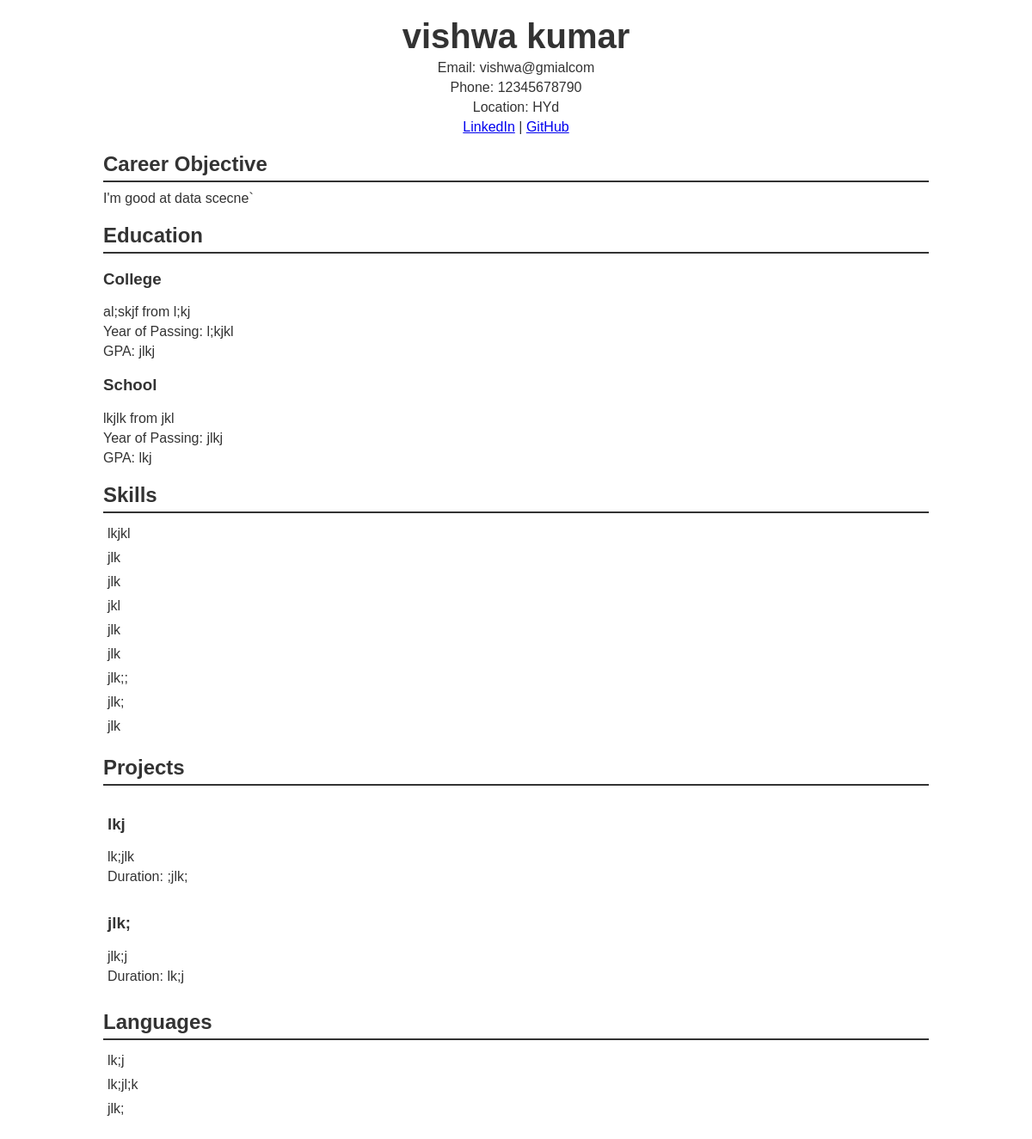
Page /resumeview/2 on the committed database.
### models.py (models this page shows)
class Resumebuildertable(Base):
    __tablename__ = "resumedatatable"
    id = Column(Integer, primary_key=True, index=True)
    name = Column(String, index=True)
    email = Column(String, index=True)
    phonenumber = Column(String, index=True)
    location = Column(String, index=True)
    linkedinlink = Column(String, index=True)
    githublink = Column(String, index=True)
    careerobjective = Column(String, index=True)
    college_qualification = Column(String, index=True)
    college_name = Column(String, index=True)
    college_year_of_pass = Column(String, index=True)
    college_gpa = Column(String, index=True)
    school_qualification = Column(String, index=True)
    school_name = Column(String, index=True)
    school_year_of_pass = Column(String, index=True)
    school_gpa = Column(String, index=True)
    skill1 = Column(String, index=True)
    skill2 = Column(String, index=True)
    skill3 = Column(String, index=True)
    skill4 = Column(String, index=True)
    skill5 = Column(String, index=True)
    skill6 = Column(String, index=True)
    skill7 = Column(String, index=True, default="")
    skill8 = Column(String, index=True, default="")
    skill9 = Column(String, index=True, default="")
    skill10 = Column(String, index=True, default="")
    project1_name = Column(String, index=True)
    project1_description = Column(String, index=True)
    project1_duration = Column(String, index=True)
    project2_name = Column(String, index=True)
    project2_description = Column(String, index=True)
    project2_duration = Column(String, index=True)
    language1 = Column(String, index=True)
    language2 = Column(String, index=True)
    language3 = Column(String, index=True, default="")

### main.py (the view)
@app.get("/", response_class=HTMLResponse)
async def read_items(request: Request, db: Session = Depends(database.get_db)):
    resumebuildertable = db.query(models.Resumebuildertable).all()
    return templates.TemplateResponse("index.html", {"request": request, "resumebuildertable": resumebuildertable})

### templates/resumeview.html (shortened to what this page needs)
<!DOCTYPE html>
<html lang="en">
<head>
</head>
<body>
    <div class="container">
        <div class="header">
            <h1>{{ resume.name }}</h1>
            <p>Email: {{ resume.email }}</p>
            <p>Phone: {{ resume.phonenumber }}</p>
            <p>Location: {{ resume.location }}</p>
            <p><a href="{{ resume.linkedinlink }}">LinkedIn</a> | <a href="{{ resume.githublink }}">GitHub</a></p>
        </div>
        <div class="section">
            <h2>Career Objective</h2>
            <p>{{ resume.careerobjective }}</p>
        </div>
        <div class="section">
            <h2>Education</h2>
            <h3>College</h3>
            <p>{{ resume.college_qualification }} from {{ resume.college_name }}</p>
            <p>Year of Passing: {{ resume.college_year_of_pass }}</p>
            <p>GPA: {{ resume.college_gpa }}</p>
            <h3>School</h3>
            <p>{{ resume.school_qualification }} from {{ resume.school_name }}</p>
            <p>Year of Passing: {{ resume.school_year_of_pass }}</p>
            <p>GPA: {{ resume.school_gpa }}</p>
        </div>
        <div class="section">
            <h2>Skills</h2>
            <div class="skills">
                <div>{{ resume.skill1 }}</div>
                <div>{{ resume.skill2 }}</div>
                <div>{{ resume.skill3 }}</div>
                <div>{{ resume.skill4 }}</div>
                <div>{{ resume.skill5 }}</div>
                <div>{{ resume.skill6 }}</div>
                <div>{{ resume.skill7 }}</div>
                <div>{{ resume.skill8 }}</div>
                <div>{{ resume.skill9 }}</div>
            </div>
        </div>
        <div class="section">
            <h2>Projects</h2>
            <div class="projects">
                <div>
                    <h3>{{ resume.project1_name }}</h3>
                    <p>{{ resume.project1_description }}</p>
                    <p>Duration: {{ resume.project1_duration }}</p>
                </div>
                <div>
                    <h3>{{ resume.project2_name }}</h3>
                    <p>{{ resume.project2_description }}</p>
                    <p>Duration: {{ resume.project2_duration }}</p>
                </div>
            </div>
        </div>
        <div class="section">
            <h2>Languages</h2>
            <div class="languages">
                <div>{{ resume.language1 }}</div>
                <div>{{ resume.language2 }}</div>
                <div>{{ resume.language3 }}</div>
            </div>
        </div>
    </div>
</body>
</html>

### templates/resumeview.html (style rules this page uses)
body { font-family: Arial, sans-serif; margin: 0; padding: 0; color: #333; }
.container { width: 80%; margin: 0 auto; padding: 20px; }
.header { text-align: center; margin-bottom: 20px; }
.header h1 { margin: 0; font-size: 2.5em; }
.header p { margin: 5px 0; }
.section { margin-bottom: 20px; }
.section h2 { border-bottom: 2px solid #333; padding-bottom: 5px; margin-bottom: 10px; }
.section p { margin: 5px 0; }
.skills, .projects, .languages { display: flex; flex-wrap: wrap; }
.skills div, .projects div, .languages div { width: 50%; padding: 5px; }

### rows in the picture
Resumebuildertable: name "vishwa kumar", email "vishwa@gmialcom", phonenumber "12345678790", location "HYd", careerobjective "I'm good at data scecne`", college_qualification "al;skjf", college_name "l;kj", college_year_of_pass "l;kjkl", college_gpa "jlkj", school_qualification "lkjlk", school_name "jkl", school_year_of_pass "jlkj", school_gpa "lkj", skill1 "lkjkl", skill2 "jlk", skill3 "jlk", skill4 "jkl", skill5 "jlk", skill6 "jlk", skill7 "jlk;;", skill8 "jlk;", skill9 "jlk", project1_name "lkj", project1_description "lk;jlk", project1_duration ";jlk;", project2_name "jlk;", project2_description "jlk;j", project2_duration "lk;j", language1 "lk;j", language2 "lk;jl;k", language3 "jlk;"
